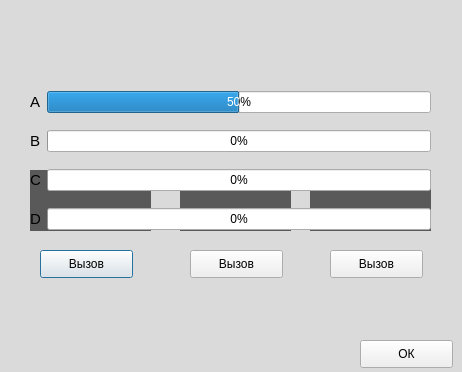
<?xml version="1.0" encoding="UTF-8"?>
<ui version="4.0">
 <class>Help_Friends</class>
 <widget class="QDialog" name="Help_Friends">
  <property name="geometry">
   <rect>
    <x>0</x>
    <y>0</y>
    <width>462</width>
    <height>372</height>
   </rect>
  </property>
  <property name="minimumSize">
   <size>
    <width>462</width>
    <height>372</height>
   </size>
  </property>
  <property name="maximumSize">
   <size>
    <width>462</width>
    <height>372</height>
   </size>
  </property>
  <property name="windowTitle">
   <string>Dialog</string>
  </property>
  <widget class="QLabel" name="fon_help_friends">
   <property name="geometry">
    <rect>
     <x>-110</x>
     <y>-160</y>
     <width>641</width>
     <height>611</height>
    </rect>
   </property>
   <property name="styleSheet">
    <string notr="true">background-color:rgb(218, 218, 218);</string>
   </property>
   <property name="text">
    <string/>
   </property>
  </widget>
  <widget class="QLabel" name="friends_1">
   <property name="geometry">
    <rect>
     <x>20</x>
     <y>50</y>
     <width>131</width>
     <height>111</height>
    </rect>
   </property>
   <property name="text">
    <string/>
   </property>
   <property name="pixmap">
    <pixmap>Resource/img/friends.png</pixmap>
   </property>
   <property name="scaledContents">
    <bool>true</bool>
   </property>
  </widget>
  <widget class="QLabel" name="friends_2">
   <property name="geometry">
    <rect>
     <x>170</x>
     <y>50</y>
     <width>131</width>
     <height>111</height>
    </rect>
   </property>
   <property name="text">
    <string/>
   </property>
   <property name="pixmap">
    <pixmap>Resource/img/friends.png</pixmap>
   </property>
   <property name="scaledContents">
    <bool>true</bool>
   </property>
  </widget>
  <widget class="QLabel" name="friends_3">
   <property name="geometry">
    <rect>
     <x>310</x>
     <y>50</y>
     <width>131</width>
     <height>111</height>
    </rect>
   </property>
   <property name="text">
    <string/>
   </property>
   <property name="pixmap">
    <pixmap>Resource/img/friends.png</pixmap>
   </property>
   <property name="scaledContents">
    <bool>true</bool>
   </property>
  </widget>
  <widget class="QPushButton" name="_1">
   <property name="geometry">
    <rect>
     <x>40</x>
     <y>250</y>
     <width>93</width>
     <height>28</height>
    </rect>
   </property>
   <property name="styleSheet">
    <string notr="true"/>
   </property>
   <property name="text">
    <string>Вызов</string>
   </property>
  </widget>
  <widget class="QPushButton" name="_3">
   <property name="geometry">
    <rect>
     <x>330</x>
     <y>250</y>
     <width>93</width>
     <height>28</height>
    </rect>
   </property>
   <property name="styleSheet">
    <string notr="true"/>
   </property>
   <property name="text">
    <string>Вызов</string>
   </property>
  </widget>
  <widget class="QPushButton" name="_2">
   <property name="geometry">
    <rect>
     <x>190</x>
     <y>250</y>
     <width>93</width>
     <height>28</height>
    </rect>
   </property>
   <property name="styleSheet">
    <string notr="true"/>
   </property>
   <property name="text">
    <string>Вызов</string>
   </property>
  </widget>
  <widget class="QLabel" name="name_friends_1">
   <property name="geometry">
    <rect>
     <x>30</x>
     <y>170</y>
     <width>121</width>
     <height>61</height>
    </rect>
   </property>
   <property name="font">
    <font>
     <weight>75</weight>
     <bold>true</bold>
    </font>
   </property>
   <property name="whatsThis">
    <string>&lt;html&gt;&lt;head/&gt;&lt;body&gt;&lt;p&gt;&lt;br/&gt;&lt;/p&gt;&lt;/body&gt;&lt;/html&gt;</string>
   </property>
   <property name="styleSheet">
    <string notr="true"/>
   </property>
   <property name="text">
    <string/>
   </property>
  </widget>
  <widget class="QLabel" name="fon_name_friends_1">
   <property name="geometry">
    <rect>
     <x>30</x>
     <y>170</y>
     <width>121</width>
     <height>61</height>
    </rect>
   </property>
   <property name="styleSheet">
    <string notr="true">background-color: rgb(89, 89, 89);
border: none;</string>
   </property>
   <property name="text">
    <string/>
   </property>
  </widget>
  <widget class="QLabel" name="fon_name_friends_2">
   <property name="geometry">
    <rect>
     <x>180</x>
     <y>170</y>
     <width>111</width>
     <height>61</height>
    </rect>
   </property>
   <property name="styleSheet">
    <string notr="true">background-color: rgb(89, 89, 89);
border: none;</string>
   </property>
   <property name="text">
    <string/>
   </property>
  </widget>
  <widget class="QLabel" name="name_friends_2">
   <property name="geometry">
    <rect>
     <x>180</x>
     <y>170</y>
     <width>111</width>
     <height>61</height>
    </rect>
   </property>
   <property name="font">
    <font>
     <weight>75</weight>
     <bold>true</bold>
    </font>
   </property>
   <property name="whatsThis">
    <string>&lt;html&gt;&lt;head/&gt;&lt;body&gt;&lt;p&gt;&lt;br/&gt;&lt;/p&gt;&lt;/body&gt;&lt;/html&gt;</string>
   </property>
   <property name="styleSheet">
    <string notr="true"/>
   </property>
   <property name="text">
    <string/>
   </property>
  </widget>
  <widget class="QLabel" name="fon_name_friends_3">
   <property name="geometry">
    <rect>
     <x>310</x>
     <y>170</y>
     <width>121</width>
     <height>61</height>
    </rect>
   </property>
   <property name="styleSheet">
    <string notr="true">background-color: rgb(89, 89, 89);
border: none;</string>
   </property>
   <property name="text">
    <string/>
   </property>
  </widget>
  <widget class="QLabel" name="name_friends_3">
   <property name="geometry">
    <rect>
     <x>310</x>
     <y>170</y>
     <width>121</width>
     <height>61</height>
    </rect>
   </property>
   <property name="font">
    <font>
     <weight>75</weight>
     <bold>true</bold>
    </font>
   </property>
   <property name="whatsThis">
    <string>&lt;html&gt;&lt;head/&gt;&lt;body&gt;&lt;p&gt;&lt;br/&gt;&lt;/p&gt;&lt;/body&gt;&lt;/html&gt;</string>
   </property>
   <property name="styleSheet">
    <string notr="true"/>
   </property>
   <property name="text">
    <string/>
   </property>
  </widget>
  <widget class="QPushButton" name="ok">
   <property name="geometry">
    <rect>
     <x>360</x>
     <y>340</y>
     <width>93</width>
     <height>28</height>
    </rect>
   </property>
   <property name="text">
    <string>ОК</string>
   </property>
  </widget>
  <widget class="QWidget" name="gridLayoutWidget">
   <property name="geometry">
    <rect>
     <x>30</x>
     <y>80</y>
     <width>401</width>
     <height>161</height>
    </rect>
   </property>
   <layout class="QGridLayout" name="gridLayout">
    <item row="0" column="1">
     <widget class="QProgressBar" name="progressBar_A">
      <property name="enabled">
       <bool>true</bool>
      </property>
      <property name="value">
       <number>50</number>
      </property>
     </widget>
    </item>
    <item row="0" column="0">
     <widget class="QLabel" name="_A">
      <property name="font">
       <font>
        <pointsize>11</pointsize>
       </font>
      </property>
      <property name="text">
       <string>A</string>
      </property>
     </widget>
    </item>
    <item row="1" column="1">
     <widget class="QProgressBar" name="progressBar_B">
      <property name="value">
       <number>0</number>
      </property>
     </widget>
    </item>
    <item row="2" column="1">
     <widget class="QProgressBar" name="progressBar_C">
      <property name="value">
       <number>0</number>
      </property>
     </widget>
    </item>
    <item row="2" column="0">
     <widget class="QLabel" name="_C">
      <property name="font">
       <font>
        <pointsize>11</pointsize>
       </font>
      </property>
      <property name="text">
       <string>C</string>
      </property>
     </widget>
    </item>
    <item row="1" column="0">
     <widget class="QLabel" name="_B">
      <property name="font">
       <font>
        <pointsize>11</pointsize>
       </font>
      </property>
      <property name="text">
       <string>B</string>
      </property>
     </widget>
    </item>
    <item row="3" column="1">
     <widget class="QProgressBar" name="progressBar_D">
      <property name="value">
       <number>0</number>
      </property>
     </widget>
    </item>
    <item row="3" column="0">
     <widget class="QLabel" name="_D">
      <property name="font">
       <font>
        <pointsize>11</pointsize>
       </font>
      </property>
      <property name="text">
       <string>D</string>
      </property>
     </widget>
    </item>
   </layout>
  </widget>
  <zorder>fon_help_friends</zorder>
  <zorder>fon_name_friends_1</zorder>
  <zorder>friends_1</zorder>
  <zorder>friends_2</zorder>
  <zorder>friends_3</zorder>
  <zorder>_1</zorder>
  <zorder>_3</zorder>
  <zorder>_2</zorder>
  <zorder>name_friends_1</zorder>
  <zorder>fon_name_friends_2</zorder>
  <zorder>fon_name_friends_3</zorder>
  <zorder>name_friends_2</zorder>
  <zorder>name_friends_3</zorder>
  <zorder>ok</zorder>
  <zorder>gridLayoutWidget</zorder>
 </widget>
 <resources/>
 <connections/>
</ui>
